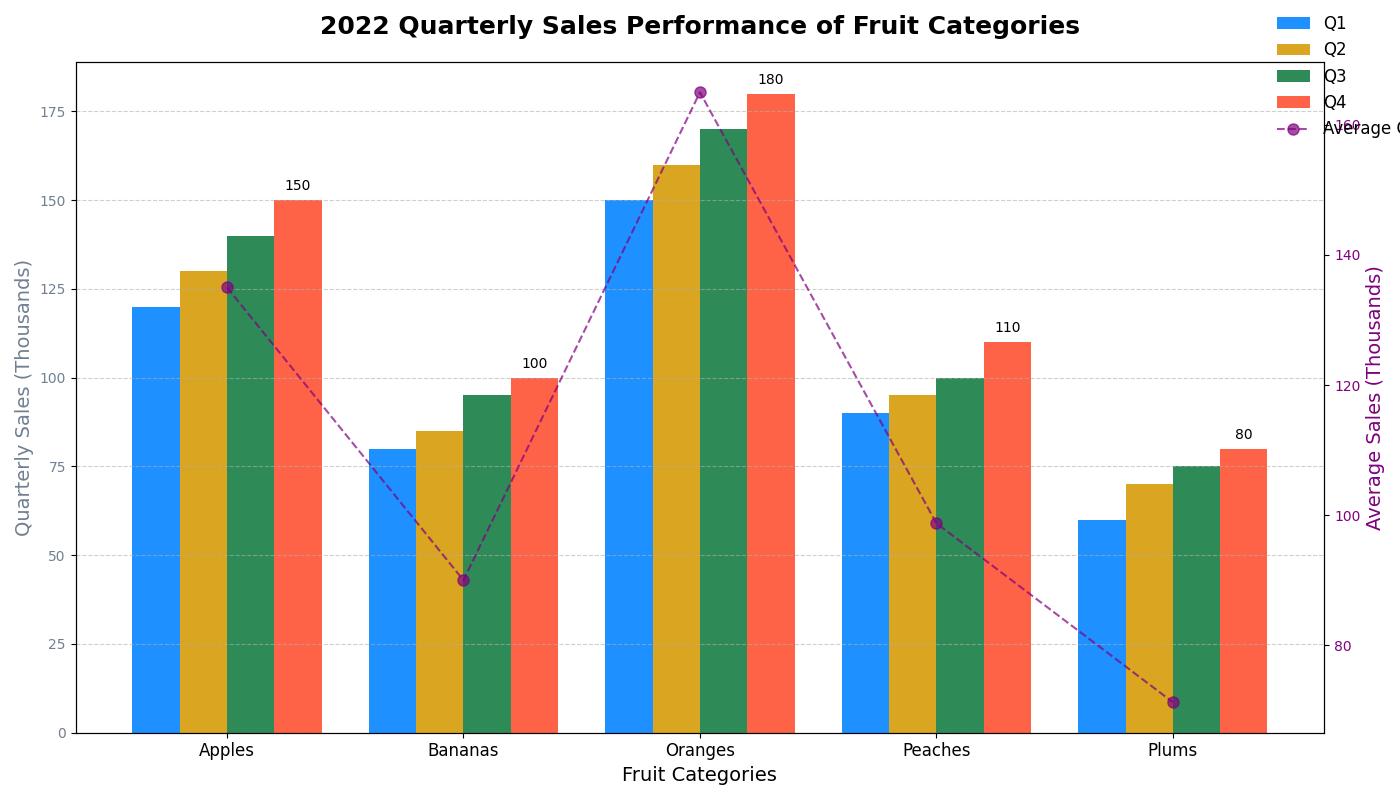

Write Python code to recreate this figure.
import matplotlib.pyplot as plt
import numpy as np

# Backstory: Analysis of Sales Performance among Different Fruit Categories in 2022 
# Based on hypothetical quarterly sales data measured in thousand units.

# Categories of fruits
categories = ["Apples", "Bananas", "Oranges", "Peaches", "Plums"]

# Quarterly sales data for each fruit category (in thousands)
q1_sales = [120, 80, 150, 90, 60]
q2_sales = [130, 85, 160, 95, 70]
q3_sales = [140, 95, 170, 100, 75]
q4_sales = [150, 100, 180, 110, 80]

# Average sales per quarter to plot on secondary y-axis
avg_sales_per_quarter = np.mean([q1_sales, q2_sales, q3_sales, q4_sales], axis=0)

# Setting figure size 
fig, ax1 = plt.subplots(figsize=(14, 8))

# Plotting the bar charts for each quarter
width = 0.2  # Width of the bars

x = np.arange(len(categories))  # The label locations

bars1 = ax1.bar(x - 1.5*width, q1_sales, width, label='Q1', color='dodgerblue')
bars2 = ax1.bar(x - 0.5*width, q2_sales, width, label='Q2', color='goldenrod')
bars3 = ax1.bar(x + 0.5*width, q3_sales, width, label='Q3', color='seagreen')
bars4 = ax1.bar(x + 1.5*width, q4_sales, width, label='Q4', color='tomato')

# Titles and labels
ax1.set_title("2022 Quarterly Sales Performance of Fruit Categories", fontsize=18, weight='bold', pad=20)
ax1.set_xlabel("Fruit Categories", fontsize=14)
ax1.set_ylabel("Quarterly Sales (Thousands)", fontsize=14, color='slategray')

# Setting the x-ticks and labels properly
ax1.set_xticks(x)
ax1.set_xticklabels(categories, fontsize=12)
ax1.tick_params(axis='y', labelcolor='slategray')

# Adding grid for better readability
ax1.grid(axis='y', linestyle='--', alpha=0.6)

# Create second y-axis
ax2 = ax1.twinx()
ax2.plot(categories, avg_sales_per_quarter, color='purple', linestyle='--', marker='o', markersize=8, label='Average Quarterly Sales', alpha=0.7)
ax2.set_ylabel("Average Sales (Thousands)", fontsize=14, color='purple')
ax2.tick_params(axis='y', labelcolor='purple')

# Adding legend to both axes
fig.legend(loc='upper right', bbox_to_anchor=(1.1, 1), fontsize=12, frameon=False)

# Add annotations
for index, value in enumerate(q4_sales):
    ax1.text(x=index + 1.5*width, y=value + 2, s=f"{value}", ha='center', va='bottom', fontsize=10, color='black')

# Automatically adjust layout to prevent text overlap
plt.tight_layout()

# Display the chart
plt.show()
